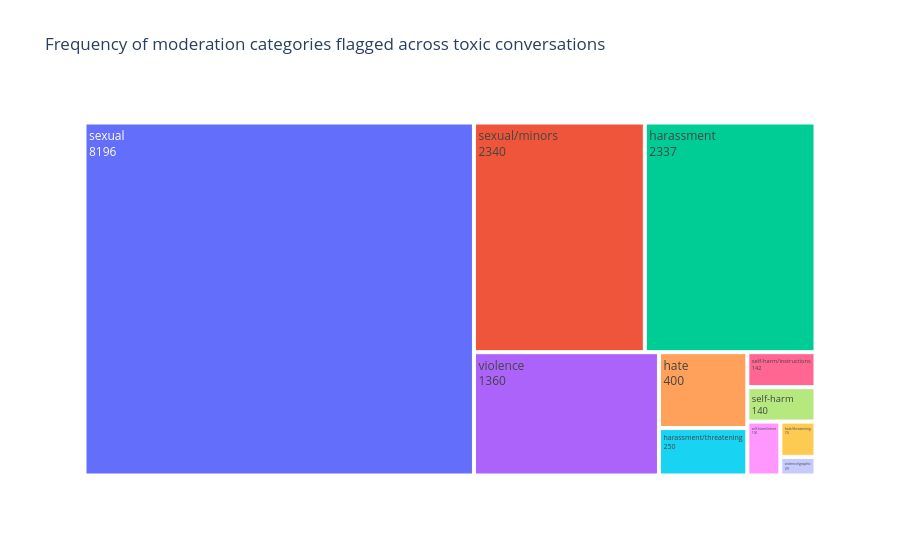

Source (notebook cell):
### Code cell
# moderation categories and how often each category is flagged
# counting the number of times each moderation category occurs
category_counts = (messages_df["flagged_categories"]
                   .explode()
                   .value_counts()
                   .rename_axis("category") # renames the current index as category
                   .reset_index(name="count") # moving the index column into the regular columns
)
# visualizing category_counts
fig = px.treemap(
    category_counts,
    path=["category"],
    values="count",
    title="Frequency of moderation categories flagged across toxic conversations"
)
fig.update_traces(
    textinfo="label+value",
    hovertemplate="<b>%{label}</b><br>Flagged messages: %{value}<extra></extra>"
)

fig.show()
print("note that a single conversation can have multiple categories, so this does not total to the total number of conversations.")

### Figure 1 — Plotly figure (JSON) as saved in the notebook; plotly's stock layout.template omitted (floating-point values rounded to 4 significant figures)
{"data": [{"branchvalues": "total", "domain": {"x": [0, 1], "y": [0, 1]}, "hovertemplate": "<b>%{label}</b><br>Flagged messages: %{value}<extra></extra>", "ids": ["sexual", "sexual/minors", "harassment", "violence", "hate", "harassment/threatening", "self-harm/instructions", "self-harm", "self-harm/intent", "hate/threatening", "violence/graphic"], "labels": ["sexual", "sexual/minors", "harassment", "violence", "hate", "harassment/threatening", "self-harm/instructions", "self-harm", "self-harm/intent", "hate/threatening", "violence/graphic"], "name": "", "parents": ["", "", "", "", "", "", "", "", "", "", ""], "textinfo": "label+value", "type": "treemap", "values": [8196.0, 2340.0, 2337.0, 1360.0, 400.0, 250.0, 142.0, 140.0, 106.0, 74.0, 39.0]}], "layout": {"legend": {"tracegroupgap": 0}, "title": {"text": "Frequency of moderation categories flagged across toxic conversations"}}}
